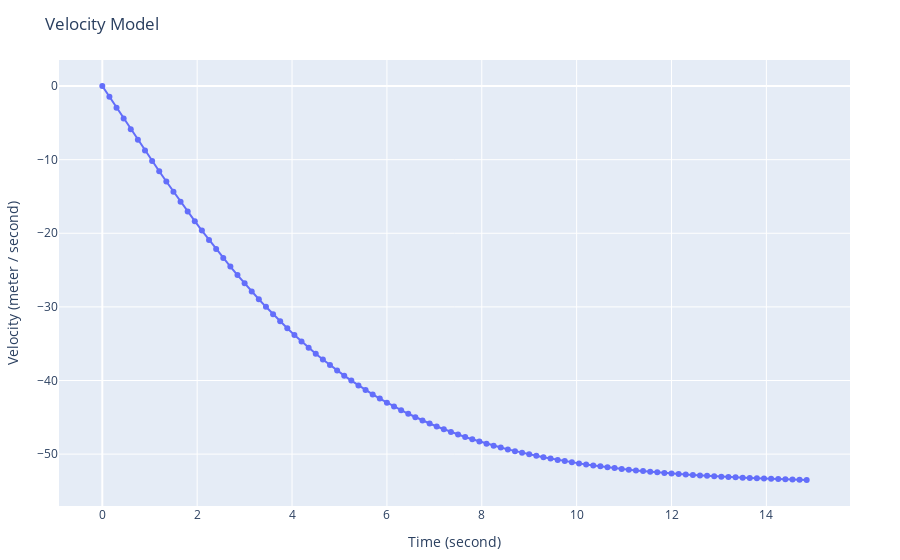

The cell this chart's notebook holds for it:
### Code cell
plot(
    [
        # Velocity
        scatter(
            mode="markers+lines",
            x=time_axis_sec,
            y=[v_inf * tanh(accel_ms2 * t / v_inf) for t in time_axis_sec],
            name="Velocity"
        ),
    ],
    Layout(
        title="Velocity Model",
        xaxis_title="Time (second)",
        yaxis_title="Velocity (meter / second)",
        legend_title="Legend Title",
    ),
    config=PlotConfig(scrollZoom=true)
)

### Figure 1 — Plotly figure (JSON) as saved in the notebook; plotly's stock layout.template omitted (floating-point values rounded to 4 significant figures)
{"data": [{"mode": "markers+lines", "name": "Velocity", "type": "scatter", "x": [0, 0.15, 0.3, 0.45, 0.6, 0.75, 0.9, 1.05, 1.2, 1.35, 1.5, 1.65, 1.8, 1.95, 2.1, 2.25, 2.4, 2.55, 2.7, 2.85, 3, 3.15, 3.3, 3.45, 3.6, 3.75, 3.9, 4.05, 4.2, 4.35, 4.5, 4.65, 4.8, 4.95, 5.1, 5.25, 5.4, 5.55, 5.7, 5.85, 6, 6.15, 6.3, 6.45, 6.6, 6.75, 6.9, 7.05, 7.2, 7.35, 7.5, 7.65, 7.8, 7.95, 8.1, 8.25, 8.4, 8.55, 8.7, 8.85, 9, 9.15, 9.3, 9.45, 9.6, 9.75, 9.9, 10.05, 10.2, 10.35, 10.5, 10.65, 10.8, 10.95, 11.1, 11.25, 11.4, 11.55, 11.7, 11.85, 12, 12.15, 12.3, 12.45, 12.6, 12.75, 12.9, 13.05, 13.2, 13.35, 13.5, 13.65, 13.8, 13.95, 14.1, 14.25, 14.4, 14.55, 14.7, 14.85], "y": [0, -1.47, -2.937, -4.4, -5.857, -7.305, -8.742, -10.17, -11.58, -12.97, -14.35, -15.7, -17.04, -18.35, -19.64, -20.9, -22.14, -23.35, -24.53, -25.68, -26.8, -27.9, -28.96, -29.99, -30.99, -31.96, -32.9, -33.81, -34.69, -35.54, -36.36, -37.14, -37.9, -38.64, -39.34, -40.02, -40.67, -41.29, -41.89, -42.46, -43.01, -43.54, -44.04, -44.52, -44.98, -45.42, -45.84, -46.24, -46.63, -46.99, -47.34, -47.67, -47.99, -48.29, -48.58, -48.85, -49.11, -49.36, -49.6, -49.82, -50.03, -50.24, -50.43, -50.61, -50.79, -50.95, -51.11, -51.26, -51.4, -51.53, -51.66, -51.78, -51.9, -52.01, -52.11, -52.21, -52.3, -52.39, -52.48, -52.56, -52.63, -52.7, -52.77, -52.84, -52.9, -52.95, -53.01, -53.06, -53.11, -53.16, -53.2, -53.24, -53.28, -53.32, -53.36, -53.39, -53.42, -53.45, -53.48, -53.51]}], "layout": {"legend": {"title": "Legend Title"}, "margin": {"b": 50, "l": 50, "r": 50, "t": 60}, "title": "Velocity Model", "xaxis": {"title": {"text": "Time (second)"}}, "yaxis": {"title": {"text": "Velocity (meter / second)"}}}}
